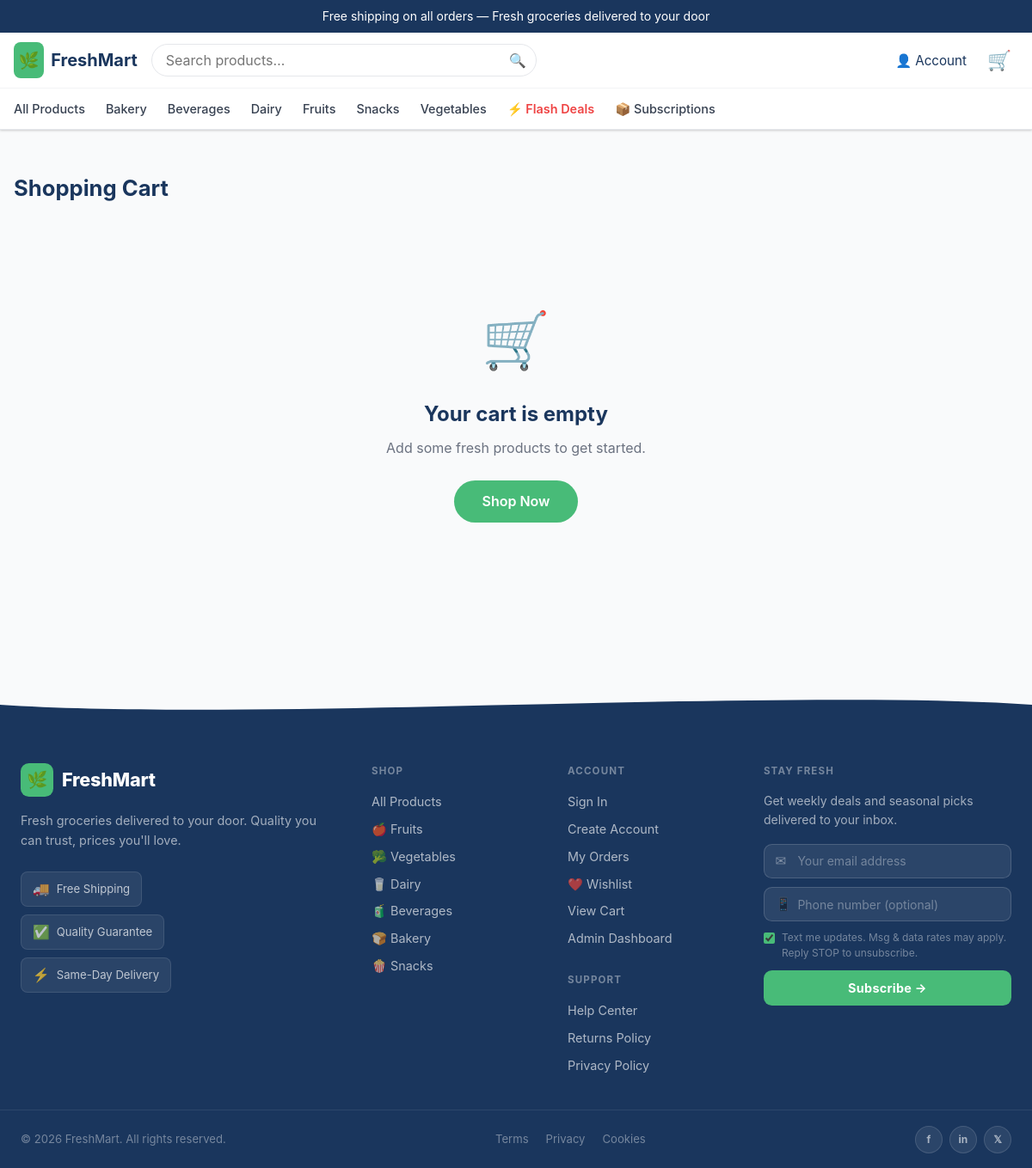
The app's page /cart.php with its own data.
### tables this page shows
CREATE TABLE IF NOT EXISTS ecom_collections (
    id          INT UNSIGNED AUTO_INCREMENT PRIMARY KEY,
    title       VARCHAR(255) NOT NULL,
    handle      VARCHAR(255) NOT NULL UNIQUE,
    description TEXT,
    is_visible  TINYINT(1) NOT NULL DEFAULT 1,
    created_at  DATETIME NOT NULL DEFAULT CURRENT_TIMESTAMP
);

### db.php (called while the page is built, shortened)
<?php
function getDB(): PDO {
    static $pdo = null;
    if ($pdo === null) {
        $attempts  = 10;
        $connected = false;
        while ($attempts > 0 && !$connected) {
            try {
                $dsn = 'mysql:host=' . DB_HOST . ';dbname=' . DB_NAME . ';charset=utf8mb4';
                $pdo = new PDO($dsn, DB_USER, DB_PASS, [
                    PDO::ATTR_ERRMODE            => PDO::ERRMODE_EXCEPTION,
                    PDO::ATTR_DEFAULT_FETCH_MODE => PDO::FETCH_ASSOC,
                    PDO::ATTR_EMULATE_PREPARES   => false,
                ]);
                $connected = true;
            } catch (PDOException $e) {
                $attempts--;
                if ($attempts > 0) {
                    sleep(2);
                } else {
                    die("
                        <h3 style='color:red;'>Database Connection Failed</h3>
                        <p>MySQL is not ready or credentials are incorrect.</p>
                        <p>Error: " . htmlspecialchars($e->getMessage()) . "</p>
                    ");
                }
            }
        }
    }
    return $pdo;
}

### functions.php (called while the page is built, shortened)
<?php
require_once __DIR__ . '/db.php';
function getCurrentUser(): ?array {
    return null;
}
function h(string $s): string {
    return htmlspecialchars($s, ENT_QUOTES | ENT_SUBSTITUTE, 'UTF-8');
}
function getSetting(string $key, string $default = ''): string {
    static $cache = null;
    if ($cache === null) {
        try {
            $rows  = getDB()->query("SELECT setting_key, setting_val FROM shop_settings")->fetchAll();
            $cache = array_column($rows, 'setting_val', 'setting_key');
        } catch (Exception $e) { $cache = []; }
    }
    return $cache[$key] ?? $default;
}

### layout.php (the view, shortened to what this page needs)
<?php
require_once __DIR__ . '/functions.php';
function startPage(string $title = 'FreshMart'): void {
    $user  = getCurrentUser();
    $count = cartCount();
    $pdo   = getDB();
    $cols  = $pdo->query("SELECT id, title, handle FROM ecom_collections WHERE is_visible=1 ORDER BY title")->fetchAll();
?>
<!DOCTYPE html>
<html lang="en">
<head>
  <title><?= h($title) ?> – <?= h(getSetting('store_name','FreshMart')) ?></title>
  <link rel="stylesheet" href="<?= BASE_URL ?>/assets/style.css" />
</head>
<body>
<header class="site-header">
<?php if(getSetting('announcement_show','1')==='1'): ?>
  <div class="announcement-bar"><?= h(getSetting('announcement_text', 'Free shipping on all orders — Fresh groceries delivered to your door')) ?></div>
<?php endif ?>
  <div class="header-inner">
    <a href="<?= BASE_URL ?>/" class="logo">
      <span class="logo-icon">🌿</span>
      <span class="logo-text">FreshMart</span>
    </a>
    <form action="<?= BASE_URL ?>/shop.php" method="get" class="search-form desktop-only">
      <input type="text" name="q" placeholder="Search products…" value="<?= h($_GET['q'] ?? '') ?>" />
      <button type="submit">🔍</button>
    </form>
    <div class="header-actions">
      <div class="account-wrap">
        <button class="account-btn" onclick="toggleMenu(this)">
          👤 <span class="desktop-only"><?= $user ? h(explode(' ', $user['full_name'])[0] ?: 'Account') : 'Account' ?></span>
        </button>
      </div>
      <a href="<?= BASE_URL ?>/cart.php" class="cart-btn">
        🛒<?php if ($count > 0): ?><span class="cart-badge"><?= $count ?></span><?php endif; ?>
      </a>
    </div>
  </div>
  <nav class="main-nav desktop-only">
    <a href="<?= BASE_URL ?>/shop.php">All Products</a>
    <?php foreach ($cols as $c): ?>
      <a href="<?= BASE_URL ?>/collection.php?handle=<?= h($c['handle']) ?>"><?= h($c['title']) ?></a>
    <?php endforeach; ?>
    <a href="<?= BASE_URL ?>/flash-deals.php" style="color:#ef4444;font-weight:600">⚡ Flash Deals</a>
    <a href="<?= BASE_URL ?>/subscriptions.php">📦 Subscriptions</a>
  </nav>
</header>
<main class="main-content">
<?php
}
function endPage(): void {
?>
</main>
<footer class="site-footer">
  <div class="footer-wave" aria-hidden="true">
    <svg viewBox="0 0 1440 60" xmlns="http://www.w3.org/2000/svg" preserveAspectRatio="none">
      <path d="M0,30 C360,60 1080,0 1440,30 L1440,0 L0,0 Z" fill="#f9fafb"/>
    </svg>
  </div>
  <div class="footer-body">
    <div class="footer-inner">
      <div class="footer-col footer-brand">
        <a href="<?= BASE_URL ?>/" class="footer-logo">
          <span class="footer-logo-icon">🌿</span>
          <span class="footer-logo-text">FreshMart</span>
        </a>
        <p class="footer-tagline">Fresh groceries delivered to your door. Quality you can trust, prices you'll love.</p>
        <div class="footer-badges">
          <div class="footer-badge"><span>🚚</span> Free Shipping</div>
          <div class="footer-badge"><span>✅</span> Quality Guarantee</div>
          <div class="footer-badge"><span>⚡</span> Same-Day Delivery</div>
        </div>
      </div>
      <div class="footer-col">
        <h4 class="footer-heading">Shop</h4>
        <ul class="footer-links">
          <li><a href="<?= BASE_URL ?>/shop.php">All Products</a></li>
          <li><a href="<?= BASE_URL ?>/collection.php?handle=fruits">🍎 Fruits</a></li>
          <li><a href="<?= BASE_URL ?>/collection.php?handle=vegetables">🥦 Vegetables</a></li>
          <li><a href="<?= BASE_URL ?>/collection.php?handle=dairy">🥛 Dairy</a></li>
          <li><a href="<?= BASE_URL ?>/collection.php?handle=beverages">🧃 Beverages</a></li>
          <li><a href="<?= BASE_URL ?>/collection.php?handle=bakery">🍞 Bakery</a></li>
          <li><a href="<?= BASE_URL ?>/collection.php?handle=snacks">🍿 Snacks</a></li>
        </ul>
      </div>
      <div class="footer-col">
        <h4 class="footer-heading">Account</h4>
        <ul class="footer-links">
          <li><a href="<?= BASE_URL ?>/login.php">Sign In</a></li>
          <li><a href="<?= BASE_URL ?>/register.php">Create Account</a></li>
          <li><a href="<?= BASE_URL ?>/orders.php">My Orders</a></li>
          <li><a href="<?= BASE_URL ?>/wishlist.php">❤️ Wishlist</a></li>
          <li><a href="<?= BASE_URL ?>/cart.php">View Cart</a></li>
          <li><a href="<?= BASE_URL ?>/admin.php">Admin Dashboard</a></li>
        </ul>
        <h4 class="footer-heading" style="margin-top:1.75rem">Support</h4>
        <ul class="footer-links">
          <li><a href="#">Help Center</a></li>
          <li><a href="#">Returns Policy</a></li>
          <li><a href="#">Privacy Policy</a></li>
        </ul>
      </div>
      <div class="footer-col footer-newsletter-col">
        <h4 class="footer-heading">Stay Fresh</h4>
        <p class="footer-newsletter-desc">Get weekly deals and seasonal picks delivered to your inbox.</p>
        <div id="newsletter-wrap">
          <form id="newsletter-form" class="footer-nl-form" onsubmit="subscribeNewsletter(event)">
            <div class="footer-nl-field">
              <span class="footer-nl-icon">✉</span>
              <input type="email" id="nl-email" required placeholder="Your email address" />
            </div>
            <div class="footer-nl-field">
              <span class="footer-nl-icon">📱</span>
              <input type="tel" id="nl-phone" placeholder="Phone number (optional)" />
            </div>
            <label class="footer-sms-label">
              <input type="checkbox" id="nl-sms" checked />
              <span>Text me updates. Msg &amp; data rates may apply. Reply STOP to unsubscribe.</span>
            </label>
            <button type="submit" class="footer-nl-btn">Subscribe &rarr;</button>
          </form>
        </div>
      </div>
    </div>
  </div>
  <div class="footer-bottom">
    <div class="footer-bottom-inner">
      <span>© <?= date('Y') ?> FreshMart. All rights reserved.</span>
      <div class="footer-bottom-links">
        <a href="#">Terms</a>
        <a href="#">Privacy</a>
        <a href="#">Cookies</a>
      </div>
      <div class="footer-social">
        <a href="#" aria-label="Facebook"  class="social-btn">f</a>
        <a href="#" aria-label="Instagram" class="social-btn">in</a>
        <a href="#" aria-label="Twitter"   class="social-btn">𝕏</a>
      </div>
    </div>
  </div>
</footer>
</body>
</html>
<?php
}

### records on screen
ecom_collections: title "Bakery"
ecom_collections: title "Beverages"
ecom_collections: title "Dairy"
ecom_collections: title "Fruits"
ecom_collections: title "Snacks"
ecom_collections: title "Vegetables"
